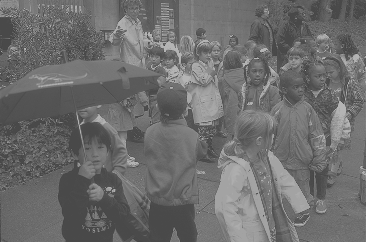
#> input picture HW5/kids.tif, 366 x 242 px
$ python HW4Stretch.py
#> lines starting #> are read from the running program, lines starting #| are printed output that depends on the picture
import matplotlib.pyplot as plt
from matplotlib import cm
import numpy as np
from PIL import Image

def stretch(input_img, T1, T2):
    # Step through rows and columns translating the gray levels
    x = np.array(input_img)
    num_rows = x.shape[0]
    num_cols = x.shape[1]
    output_img = np.array(input_img)
    for cur_row in range(0,num_rows):
         for cur_col in range(0, num_cols):
             if (x[cur_row][cur_col] < T1):
                 output_img[cur_row][cur_col] = 0
             elif (x[cur_row][cur_col] > T2):
                 output_img[cur_row][cur_col] = 255
             else:
                 output_img[cur_row][cur_col] = round((x[cur_row][cur_col] - T1) * (253/(T2 - T1)))
             #print('cur_row:', cur_row, 'cur_col:', cur_col, output_img[cur_row][cur_col])
             # Boundary check
             if (output_img[cur_row][cur_col] < 0):
                 output_img[cur_row][cur_col] = 0
             elif (output_img[cur_row][cur_col] > 255):
                 output_img[cur_row][cur_col] = 255
    return output_img

# Open and display kids.tif
gray = cm.get_cmap('gray', 256)
im = Image.open('kids.tif')
#> im is the input picture: PIL image 366x242 L; min 70, max 180, mean 108.6
im.show();
#Initialize the equalized image
x_eq = np.array(im)
# Histogram
plt.clf()
plt.hist(x_eq.flatten(), bins=np.linspace(0, 255, 256))
plt.xlabel("Pixel Intensity")
plt.ylabel("Number of Pixels")
plt.title("Kids.tif Histogram")
plt.show()
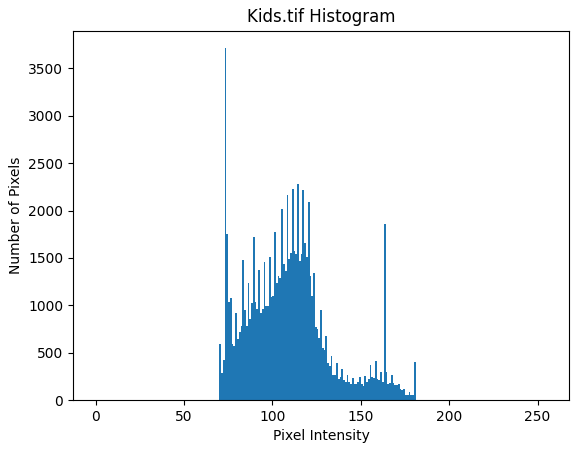
#> figure drawn by matplotlib, 1 panel; tallest bar 3712 high, from x = 73 to 74
plt.clf()
output = stretch(im, 70, 180)
#> after the loop in stretch, `for cur_row in range(0,num_rows):`:
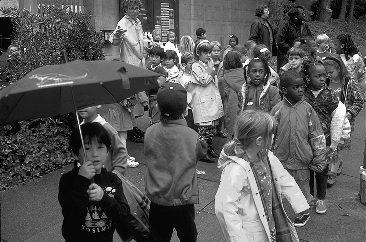
#> output_img: shape (242, 366); min 0, max 253, mean 88.8
plt.title("")
plt.xlabel("")
plt.ylabel("")
plt.imshow(output, cmap=gray)
plt.show()
# Stretch histogram
plt.clf()
plt.hist(output.flatten(), bins=np.linspace(0, 255, 256))
plt.xlabel("Pixel Intensity")
plt.ylabel("Number of Pixels")
plt.title("Stretch Kids.tif Histogram")
plt.show()
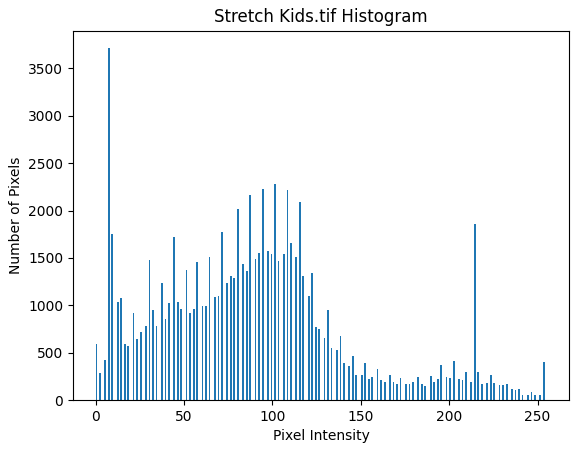
#> figure drawn by matplotlib, 1 panel; tallest bar 3712 high, from x = 7 to 8
plt.clf()
